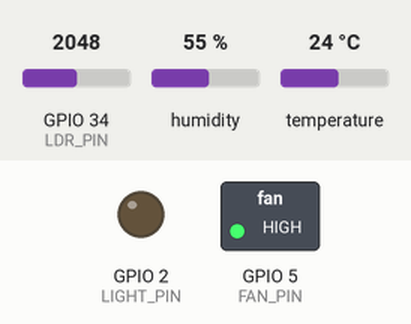
A sketch run on a simulated ESP32. On the bench: switched loads named in the sketch (green lamp = pin HIGH), output pins drawn as LEDs (lit = HIGH). The inputs (shaded band) are chosen by the test bench; at power-on: GPIO 34 (LDR_PIN) = 2048, humidity 55 %, temperature 24 °C. WiFi joins after 1.5 s; servers stay silent unless stated; uploads are accepted with an empty reply; the local clock reads 2024-03-15 10:24:30 at power-on unless the sketch sets it; what the sketch prints to the serial monitor is not drawn.

Above: at 2.7 s.
2.8 s: GPIO 34 (LDR_PIN) set to 1039
13.7 s: GPIO 34 (LDR_PIN) set to 935
At 18.6 s:
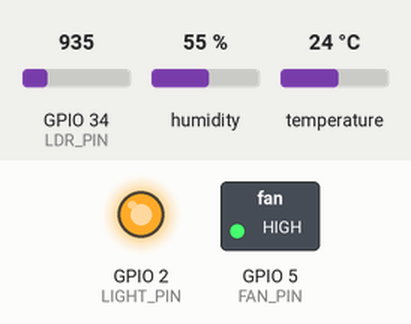
19.7 s: GPIO 34 (LDR_PIN) set to 1040
At 24.5 s:
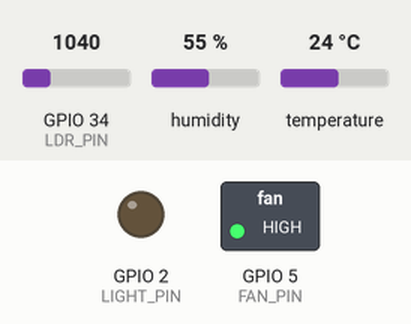
25.7 s: GPIO 34 (LDR_PIN) set to 960
At 29.1 s:
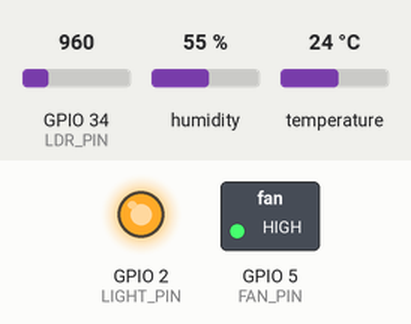
Timing chart, 0 to 30.6 s (numbered marks = the images above; inputs shaded):
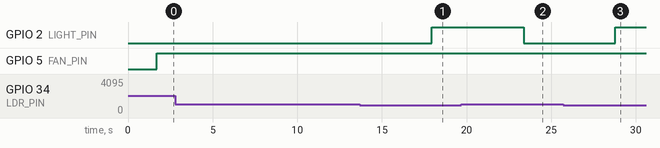

The sketch:

main.ino
```cpp
#include <WiFi.h>
#include <HTTPClient.h>
#include <WiFiUdp.h>
#include "DHT.h"
#include "time.h"

#define DHTPIN 4
#define DHTTYPE DHT22
#define LDR_PIN 34
#define LIGHT_PIN 2
#define FAN_PIN 5

#define SERVER_DATA_URL "http://192.168.87.9:5000/api/data"
#define SERVER_STATE_URL "http://192.168.87.9:5000/api/latest"

DHT dht(DHTPIN, DHTTYPE);

bool manualLight = false;
bool manualFan = false;
bool fanState = false;
bool lightState = false;
bool desiredLightState = false;

String scheduleLightOff = "";
String scheduleFanOff = "";

const char* ssid = "Aryan";
const char* password = "maaryan@0908";

void setup() {
  Serial.begin(115200);
  dht.begin();

  pinMode(LDR_PIN, INPUT);
  pinMode(LIGHT_PIN, OUTPUT);
  pinMode(FAN_PIN, OUTPUT);

  WiFi.begin(ssid, password);
  while (WiFi.status() != WL_CONNECTED) {
    delay(500);
    Serial.println("Connecting to WiFi...");
  }

  Serial.println("Connected to WiFi");

  // Set time from NTP
  configTime(19800, 0, "pool.ntp.org"); // IST offset (UTC+5:30)
}

void loop() {
  float humidity = dht.readHumidity();
  float temperature = dht.readTemperature();
  int ldrValue = analogRead(LDR_PIN);

  bool isFanConnected = digitalRead(FAN_PIN) == LOW;
  bool isDHTConnected = !(isnan(temperature) || isnan(humidity));
  bool isLDRConnected = (ldrValue > 10 && ldrValue < 4095);

  // Get latest control + schedule from backend
  if (WiFi.status() == WL_CONNECTED) {
    HTTPClient http;
    http.begin(SERVER_STATE_URL);
    int httpCode = http.GET();
    if (httpCode > 0) {
      String response = http.getString();
      manualFan = response.indexOf("\"fanState\":true") > 0;
      manualLight = response.indexOf("\"manualLight\":true") > 0;
      desiredLightState = response.indexOf("\"lightState\":true") > 0;

      // Extract schedule
      int lightIdx = response.indexOf("\"lightOff\":\"");
      int fanIdx = response.indexOf("\"fanOff\":\"");

      if (lightIdx > 0) {
        lightIdx += 12;
        scheduleLightOff = response.substring(lightIdx, response.indexOf("\"", lightIdx));
      }

      if (fanIdx > 0) {
        fanIdx += 10;
        scheduleFanOff = response.substring(fanIdx, response.indexOf("\"", fanIdx));
      }
    }
    http.end();
  }

  // Get current time (HH:MM)
  struct tm timeinfo;
  char timeStr[6] = "--:--";
  if (getLocalTime(&timeinfo)) {
    strftime(timeStr, sizeof(timeStr), "%H:%M", &timeinfo);
  }

  // Scheduled fan off
  if (scheduleFanOff.length() > 0 && scheduleFanOff == String(timeStr)) {
    manualFan = false;
  }

  // Scheduled light off
  if (scheduleLightOff.length() > 0 && scheduleLightOff == String(timeStr)) {
    manualLight = false;
    desiredLightState = false;
  }

  // Fan control
  if (isDHTConnected) {
    digitalWrite(FAN_PIN, manualFan ? LOW : HIGH);
    fanState = manualFan;
  } else {
    digitalWrite(FAN_PIN, HIGH); // OFF
    fanState = false;
  }

  // Light control (Manual Override First, then Scheduler)
  if (manualLight) {
    digitalWrite(LIGHT_PIN, desiredLightState ? HIGH : LOW);
    lightState = desiredLightState;
  } else {
    // LDR-based control (automatically turn on/off based on light)
    if (isLDRConnected && ldrValue < 1000) {  // LDR threshold for night (low light)
      digitalWrite(LIGHT_PIN, HIGH);  // Turn on the light
      lightState = true;
    } else {
      digitalWrite(LIGHT_PIN, LOW);   // Turn off the light
      lightState = false;
    }
  }

  // Send sensor + device state to backend
  if (WiFi.status() == WL_CONNECTED) {
    HTTPClient http;
    http.begin(SERVER_DATA_URL);
    http.addHeader("Content-Type", "application/json");

    String payload = "{";
    payload += "\"temperature\":" + String(isDHTConnected ? temperature : 0.0, 2);
    payload += ",\"humidity\":" + String(isDHTConnected ? humidity : 0.0, 2);
    payload += ",\"ldr\":" + String(isLDRConnected ? ldrValue : 0);
    payload += ",\"fanState\":" + String(fanState ? "true" : "false");
    payload += ",\"lightState\":" + String(lightState ? "true" : "false");
    payload += ",\"manualLight\":" + String(manualLight ? "true" : "false");
    payload += ",\"deviceStatus\":{";
    payload += "\"dht22\":" + String(isDHTConnected ? "true" : "false") + ",";
    payload += "\"ldr\":" + String(isLDRConnected ? "true" : "false") + ",";
    payload += "\"fan\":" + String(isFanConnected ? "true" : "false");
    payload += "}}";

    int response = http.POST(payload);
    if (response > 0) {
      Serial.println("Payload sent: " + payload);
    } else {
      Serial.println("Failed to send data");
    }
    http.end();
  }

  delay(5000);  // Adjust delay if needed
}
```

Measured:
- the behaviour switches between 1000 and 999 on GPIO 34 (LDR_PIN) (found by bisection; images 0 and 1)
- after the input at 2.8 s, every drawn part: stays the same
- after the input at 13.7 s, GPIO 2 (LIGHT_PIN): LOW → HIGH after 4.3 s
- after the input at 19.7 s, GPIO 2 (LIGHT_PIN): HIGH → LOW after 3.7 s
- after the input at 25.7 s, GPIO 2 (LIGHT_PIN): LOW → HIGH after 3.1 s
